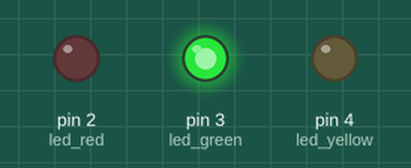
Simulated run of this sketch. Board: Arduino Uno, built with avr-gcc and run on an emulated ATmega328P. Shown: output pins drawn as LEDs (lit = HIGH).

Above: at 0.1 s.
At 5.1 s:
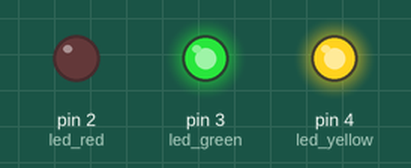
At 7.1 s:
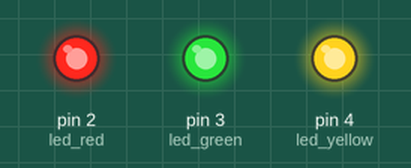
Timing chart, 0 to 8.6 s (numbered marks = the images above):
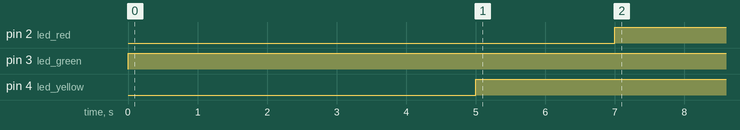

Measured:
- by itself, pin 2 (led_red): LOW → HIGH at 7.0 s
- by itself, pin 3 (led_green): LOW → HIGH at 0.00 s
- by itself, pin 4 (led_yellow): LOW → HIGH at 5.0 s

The sketch:

Challenge4.ino
```cpp
int second = 1000;
int led_green = 3;
int led_red = 2;
int led_yellow = 4;
int button = 5;
void setup() {
  // put your setup code here, to run once:
  pinMode(button, INPUT); //button
  pinMode(led_green, OUTPUT);
  pinMode(led_red, OUTPUT);
  pinMode(led_yellow, OUTPUT);

}

void loop() {
  // put your main code here, to run repeatedly:
  turnled(led_green,5);
  turnled(led_yellow,2);
  turnled(led_red,7);
}

void turnled(int led, int sec){
  char on = "HIGH";
  char off = "LOW";
    digitalWrite(led, on);
    delay(second * sec);
    digitalWrite(led, off);
}
```
